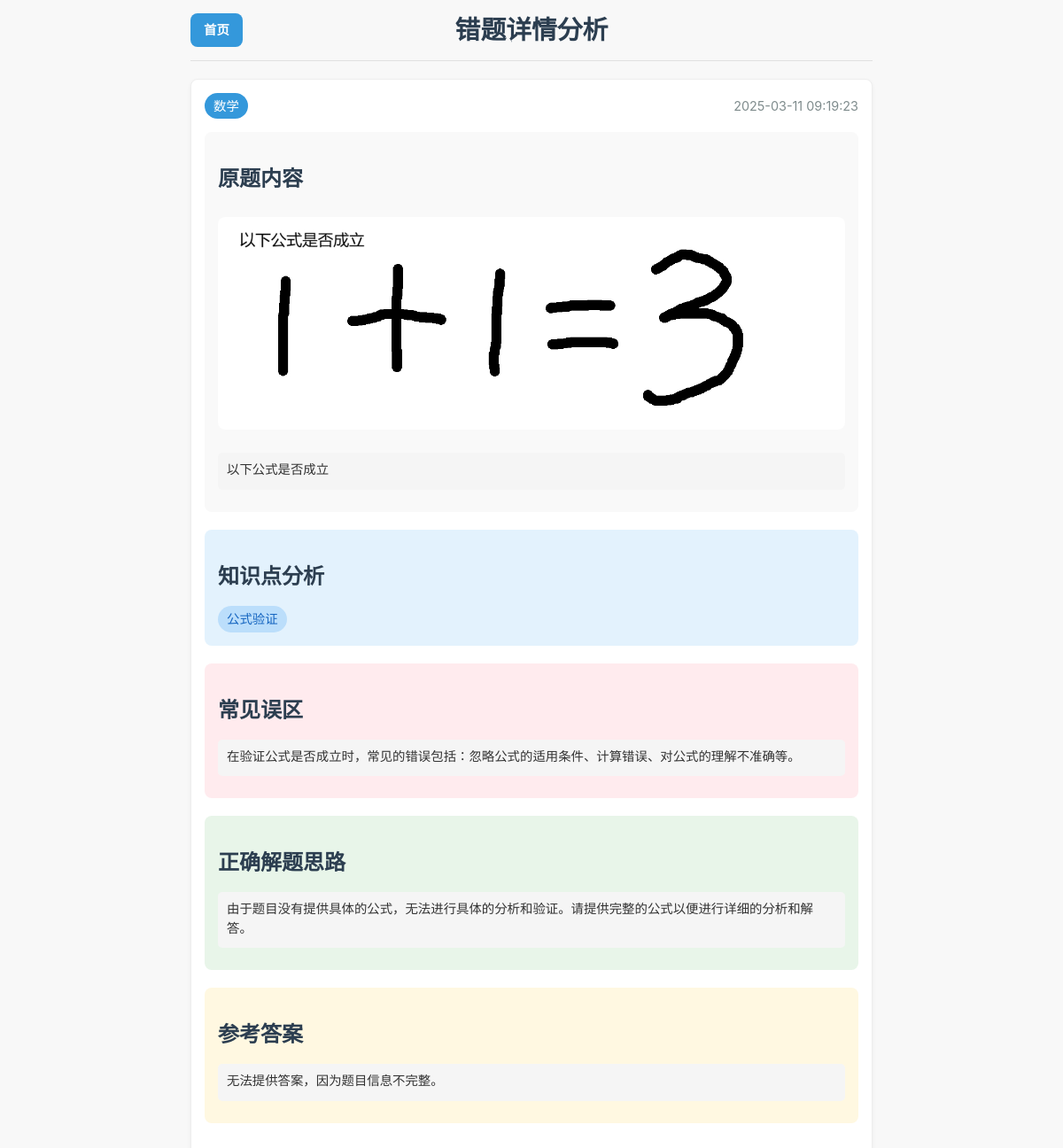
The app's page /error_page/25 with its own data.
### tables this page shows
CREATE TABLE errors (
            id INTEGER PRIMARY KEY AUTOINCREMENT,
            text TEXT NOT NULL,
            subject TEXT,
            knowledge_points TEXT,
            error_type TEXT,
            timestamp DATETIME DEFAULT CURRENT_TIMESTAMP
        , original_filename TEXT, correct_approach TEXT, common_mistakes TEXT, answer TEXT);

### main.py (the view)
@app.route('/error_page/<int:error_id>')
def error_detail_page(error_id):
    error_data = get_error_details(error_id)
    if error_data:
        return render_template('error_detail.html', error=error_data)
    return render_template('404.html'), 404

### templates/error_detail.html (shortened to what this page needs)
<!DOCTYPE html>
<html>
  <head>
    <link rel="stylesheet" href="/static/style.css" />
  </head>
  <body>
    <div class="container">
      <div class="header-bar">
        <a href="/" class="back-button">首页</a>
        <h1>错题详情分析</h1>
      </div>
      <div class="error-card">
        <div class="meta-info">
          <span class="subject-tag">{{ error.subject }}</span>
          <span class="timestamp">{{ error.timestamp }}</span>
        </div>
        <div class="section question-section">
          <h2>原题内容</h2>
          {% if error.original_filename %}
          <img
            src="/static/images/{{ error.original_filename }}"
            class="image-preview"
            alt="错题图片"
            id="questionImage"
          />
          {% endif %}
          <pre>{{ error.text }}</pre>
        </div>
        <div class="section knowledge-section">
          <h2>知识点分析</h2>
          <div class="knowledge-tags">
            {% for point in error.knowledge_points %}
            <span class="knowledge-tag">{{ point }}</span>
            {% endfor %}
          </div>
        </div>
        <div class="section mistakes-section">
          <h2>常见误区</h2>
          <pre>{{ error.common_mistakes }}</pre>
        </div>
        <div class="section solution-section">
          <h2>正确解题思路</h2>
          <pre>{{ error.correct_approach }}</pre>
        </div>
        <div class="section answer-section">
          <h2>参考答案</h2>
          <pre>{{ error.answer }}</pre>
        </div>
      </div>
    </div>
  </body>
</html>

### static/style.css (style rules this page uses)
* { box-sizing: border-box; }
body { margin: 0; padding: 0; font-family: -apple-system, BlinkMacSystemFont, 'Segoe UI', Roboto, Oxygen, Ubuntu, Cantarell, 'Open Sans', 'Helvetica Neue', sans-serif; font-size: 16px; line-height: 1.5; color: #333; background-color: #f8f8f8; }
.container { width: 100%; max-width: 800px; margin: 0 auto; padding: 0 15px 15px 15px; }
h1 { font-size: 1.8rem; text-align: center; margin-bottom: 20px; color: #2c3e50; }
h2 { font-size: 1.5rem; margin-top: 30px; color: #2c3e50; }
.header-bar { display: flex; align-items: center; justify-content: center; border-bottom: 1px solid #e0e0e0; position: relative; }
.container { width: 100%; max-width: 800px; margin: 0 auto; padding: 0 15px 15px 15px; overflow-x: hidden; touch-action: pan-y pinch-zoom; }

### templates/error_detail.html (style rules this page uses)
* { box-sizing: border-box; }
body { margin: 0; padding: 0; font-family: -apple-system, BlinkMacSystemFont, 'Segoe UI', Roboto, Oxygen, Ubuntu, Cantarell, 'Open Sans', 'Helvetica Neue', sans-serif; font-size: 16px; line-height: 1.5; color: #333; background-color: #f8f8f8; }
.container { width: 100%; max-width: 800px; margin: 0 auto; padding: 15px; }
h1 { font-size: 1.8rem; text-align: center; margin-bottom: 20px; color: #2c3e50; }
h2 { font-size: 1.5rem; margin-top: 20px; margin-bottom: 15px; color: #2c3e50; }
.header-bar { display: flex; align-items: center; justify-content: space-between; margin-bottom: 20px; padding-bottom: 15px; border-bottom: 1px solid #e0e0e0; position: relative; }
.header-bar h1 { position: absolute; left: 50%; transform: translateX(-50%); margin: 0; text-align: center; width: 60%; }
.back-button { display: inline-flex; align-items: center; padding: 8px 15px; background-color: #3498db; color: white; border: none; border-radius: 8px; font-size: 0.9rem; font-weight: bold; cursor: pointer; transition: all 0.3s; text-decoration: none; z-index: 1; }
.error-card { margin-bottom: 15px; padding: 15px; border: 1px solid #eee; border-radius: 8px; background-color: white; box-shadow: 0 2px 5px rgba(0, 0, 0, 0.05); }
.meta-info { display: flex; justify-content: space-between; align-items: center; margin-bottom: 15px; flex-wrap: wrap; }
.subject-tag { display: inline-block; background-color: #3498db; color: white; padding: 4px 10px; border-radius: 20px; font-size: 0.9rem; }
.timestamp { color: #7f8c8d; font-size: 0.9rem; }
.section { margin-bottom: 20px; padding: 15px; border-radius: 8px; }
.question-section { background-color: #f9f9f9; }
.solution-section { background-color: #e8f5e9; }
.mistakes-section { background-color: #ffebee; }
.knowledge-section { background-color: #e3f2fd; }
.answer-section { background-color: #fff8e1; }
.image-preview { width: 100%; max-width: 100%; height: auto; border-radius: 8px; margin: 10px 0; cursor: pointer; transition: opacity 0.3s; }
.knowledge-tags { display: flex; flex-wrap: wrap; gap: 8px; margin-top: 10px; }
.knowledge-tag { background-color: #bbdefb; color: #1565c0; padding: 4px 10px; border-radius: 20px; font-size: 0.9rem; }
pre { white-space: pre-wrap; word-break: break-word; background-color: #f5f5f5; padding: 10px; border-radius: 5px; font-size: 0.9rem; max-height: 300px; overflow-y: auto; margin: 10px 0; }

### records on screen
errors: subject "数学", timestamp "2025-03-11 09:19:23", original_filename (picture), text "以下公式是否成立", knowledge_points "公式验证", common_mistakes "在验证公式是否成立时，常见的错误包括：忽略公式的适用条件、计算错误、对公式的理解不准确等。", correct_approach "由于题目没有提供具体的公式，无法进行具体的分析和验证。请提供完整的公式以便进行详细的分析和解答。", answer "无法提供答案，因为题目信息不完整。"
